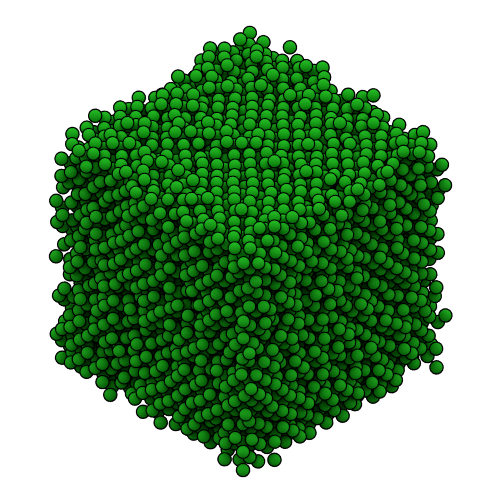

Write Python code to recreate this figure.
import fresnel, numpy, PIL

data = numpy.load('spheres.npz')

scene = fresnel.Scene()
scene.lights = fresnel.light.cloudy()

geometry = fresnel.geometry.Sphere(
    scene,
    position = data['position'],
    radius = 0.5,
    outline_width = 0.1)

geometry.material = fresnel.material.Material(
    color = fresnel.color.linear([0.1, 0.8, 0.1]),
    roughness = 0.8,
    specular = 0.2)

out = fresnel.pathtrace(scene, samples=64, light_samples=32, w=500, h=500)
PIL.Image.fromarray(out[:], mode='RGBA').save('sphere.png')
